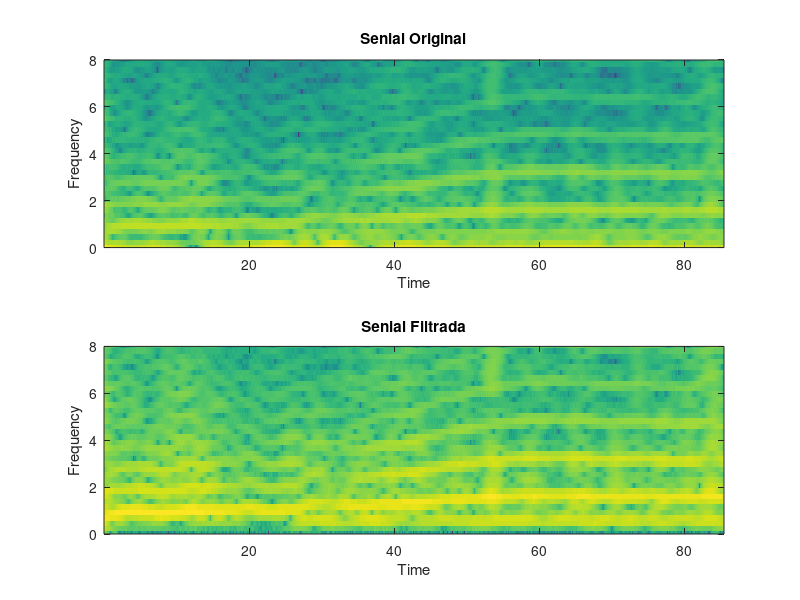

Here is the MATLAB script that generated this plot:
clear all;

addpath('/usr/share/octave/packages/signal-1.3.2'); %incluye el specgram

load intensidad_RGB.mat; % brillo, 1 es R, 2 es G, 3 es B.
%load audio_det.mat;
%
video_length = length(brillo);

frec_video = 29.37; %frecuencia muestreo video
t_video = 1/(2*pi*frec_video); %tiempo muestreo video

ejeXvideo = 0 : t_video : ((video_length-1)*t_video);

[b, a] = butter( 4, [0.4*2/frec_video , 10*2/frec_video]); %FiltroPincripal

ida_vuelta = filtfilt(b, a, brillo(:,2));

filtrado = filter(b, a, brillo(:,2));

%frec_audio = 50; %frecuencia muestreo audio
%t_audio = 1/(2*pi*frec_audio); %tiempo muestreo audio
%
%
%ejeXaudio = 0 : t_video : 10;


%yts = specgram(brillo, 256, 1000, [], 200);

step = ceil(20*frec_video/1000);
%window = hamming(100*frec_video/1000);
window = hamming(128);
%Hamming 128 puntos

figure;

subplot(2,1,1);
%specgram(brillo(:,2), 2^nextpow2(128), frec_video, window, window - step);
specgram(brillo(:,2), 2^nextpow2(128), frec_video, window, 127);
ylim([0  8]);
title('Senial Original');

subplot(2,1,2);
%specgram(ida_vuelta, 2^nextpow2(128), frec_video, window, window - step);
specgram(ida_vuelta, 2^nextpow2(128), frec_video, window, 127);
%caxis([0 70]);
ylim([0  8]);
title('Senial Filtrada');

%%ylim([10^-6  1]);
%%hold on;
%%semilogy(5:25,PeDigTeorica,'k');
%%ylim([10^-6  1]);
%%plot( ejeXvideo, brillo);
%%plot( ejeXvideo, brillo(:,2));
%xlabel('t [s]');
%ylabel('brillo [dB]');
%%legend('Curva simulada','Curva teorica','location','NorthEastOutside');
%title('Titulo');
print -djpg imagenes/punto_8_espectograma_cardiometro.jpg; %Octave
grid minor;
 
